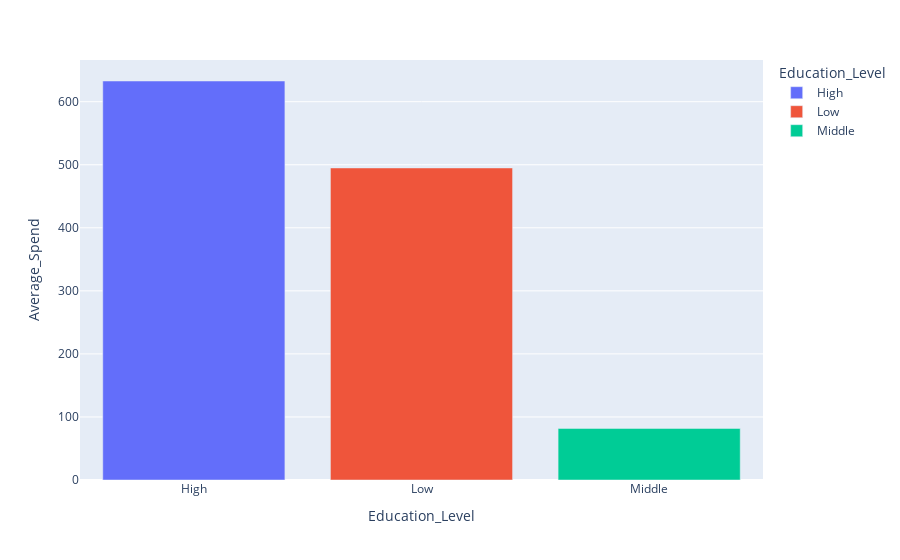

Here is the notebook cell this chart was saved with:
### Markdown cell above
### **Average Spend by Education Level**

### Code cell
df_plot = df.groupby(['Education_Level'])['Average_Spend'].mean().reset_index()
fig5 = px.bar(df_plot, x='Education_Level', y='Average_Spend', color='Education_Level')
fig5.show()

### Figure 1 — Plotly figure (JSON) as saved in the notebook; plotly's stock layout.template omitted (floating-point values rounded to 4 significant figures)
{"data": [{"alignmentgroup": "True", "hovertemplate": "Education_Level=%{x}<br>Average_Spend=%{y}<extra></extra>", "legendgroup": "High", "marker": {"color": "#636efa", "pattern": {"shape": ""}}, "name": "High", "offsetgroup": "High", "orientation": "v", "showlegend": true, "textposition": "auto", "type": "bar", "x": ["High"], "xaxis": "x", "y": [632.8], "yaxis": "y"}, {"alignmentgroup": "True", "hovertemplate": "Education_Level=%{x}<br>Average_Spend=%{y}<extra></extra>", "legendgroup": "Low", "marker": {"color": "#EF553B", "pattern": {"shape": ""}}, "name": "Low", "offsetgroup": "Low", "orientation": "v", "showlegend": true, "textposition": "auto", "type": "bar", "x": ["Low"], "xaxis": "x", "y": [494.9], "yaxis": "y"}, {"alignmentgroup": "True", "hovertemplate": "Education_Level=%{x}<br>Average_Spend=%{y}<extra></extra>", "legendgroup": "Middle", "marker": {"color": "#00cc96", "pattern": {"shape": ""}}, "name": "Middle", "offsetgroup": "Middle", "orientation": "v", "showlegend": true, "textposition": "auto", "type": "bar", "x": ["Middle"], "xaxis": "x", "y": [81.8], "yaxis": "y"}], "layout": {"barmode": "relative", "legend": {"title": {"text": "Education_Level"}, "tracegroupgap": 0}, "margin": {"t": 60}, "xaxis": {"anchor": "y", "categoryarray": ["High", "Low", "Middle"], "categoryorder": "array", "domain": [0, 1], "title": {"text": "Education_Level"}}, "yaxis": {"anchor": "x", "domain": [0, 1], "title": {"text": "Average_Spend"}}}}
